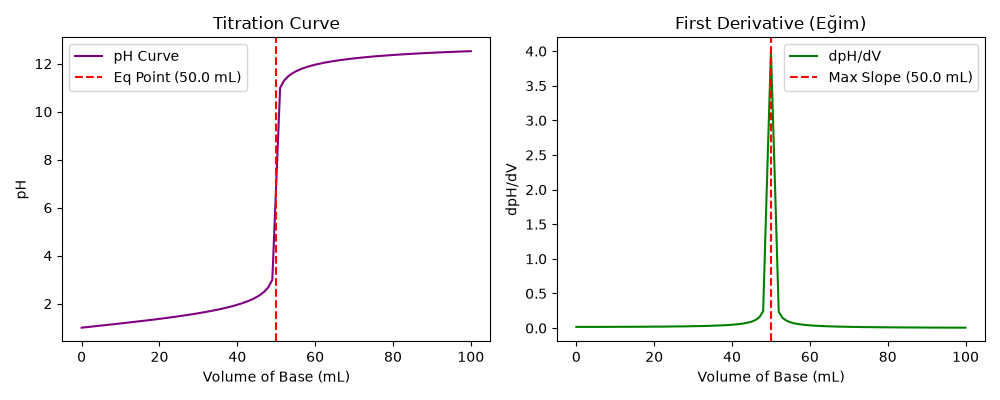

This chart was generated by the following Python code:
"""
PW2 Lab B Part 5 (Bonus) -- Titration equivalence point
"""
import numpy as np
import matplotlib.pyplot as plt

# 1. Veriyi yükle
data = np.loadtxt("titration.csv", delimiter=",", skiprows=1)
V = data[:, 0]
pH = data[:, 1]

# 2. Sayısal türev hesabı (dpH/dV)
slope = np.gradient(pH, V)

# 3. Maksimum türevin olduğu indeksi (eşdeğerlik noktası) bul
max_idx = np.argmax(slope)
eq_volume = V[max_idx]
eq_pH = pH[max_idx]

print(f"=== Bonus Exercise Result ===")
print(f"Equivalence point volume: {eq_volume:.2f} mL")
print(f"pH at equivalence point: {eq_pH:.2f}")

# 4. Grafikleri çiz ve kaydet
fig, (ax1, ax2) = plt.subplots(1, 2, figsize=(10, 4))

# pH Eğrisi
ax1.plot(V, pH, color="purple", label="pH Curve")
ax1.axvline(eq_volume, color="red", linestyle="--", label=f"Eq Point ({eq_volume:.1f} mL)")
ax1.set_title("Titration Curve")
ax1.set_xlabel("Volume of Base (mL)")
ax1.set_ylabel("pH")
ax1.legend()

# Türev (Eğim) Eğrisi
ax2.plot(V, slope, color="green", label="dpH/dV")
ax2.axvline(eq_volume, color="red", linestyle="--", label=f"Max Slope ({eq_volume:.1f} mL)")
ax2.set_title("First Derivative (Eğim)")
ax2.set_xlabel("Volume of Base (mL)")
ax2.set_ylabel("dpH/dV")
ax2.legend()

plt.tight_layout()
plt.savefig("titration.png")
print("titration.png was created successfully!")
